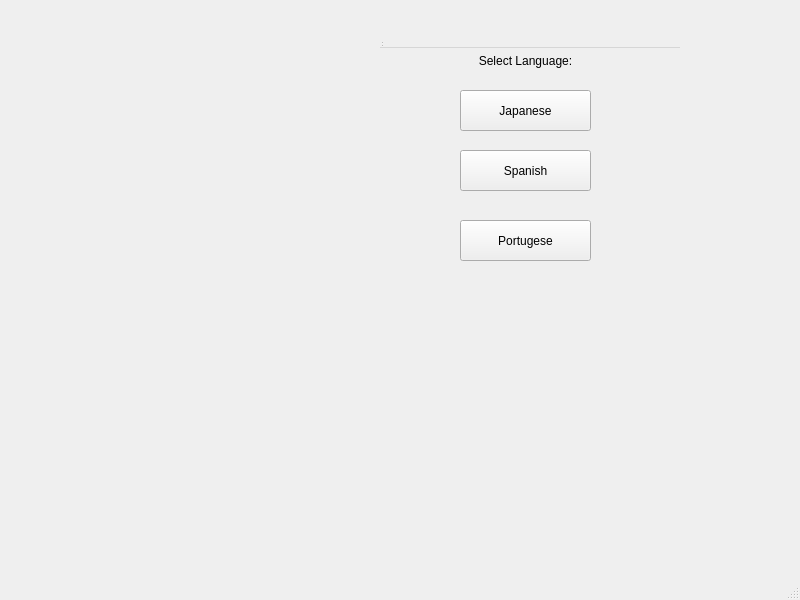
<?xml version="1.0" encoding="UTF-8"?>
<ui version="4.0">
 <class>MainWindow</class>
 <widget class="QMainWindow" name="MainWindow">
  <property name="geometry">
   <rect>
    <x>0</x>
    <y>0</y>
    <width>800</width>
    <height>600</height>
   </rect>
  </property>
  <property name="windowTitle">
   <string>MainWindow</string>
  </property>
  <widget class="QWidget" name="centralwidget">
   <widget class="QWidget" name="centralwidget_2" native="true">
    <property name="geometry">
     <rect>
      <x>380</x>
      <y>30</y>
      <width>291</width>
      <height>251</height>
     </rect>
    </property>
    <widget class="QLabel" name="label">
     <property name="geometry">
      <rect>
       <x>30</x>
       <y>20</y>
       <width>231</width>
       <height>21</height>
      </rect>
     </property>
     <property name="text">
      <string>Select Language:</string>
     </property>
     <property name="alignment">
      <set>Qt::AlignCenter</set>
     </property>
    </widget>
    <widget class="QPushButton" name="Japanese">
     <property name="geometry">
      <rect>
       <x>80</x>
       <y>60</y>
       <width>131</width>
       <height>41</height>
      </rect>
     </property>
     <property name="sizePolicy">
      <sizepolicy hsizetype="Fixed" vsizetype="Fixed">
       <horstretch>0</horstretch>
       <verstretch>0</verstretch>
      </sizepolicy>
     </property>
     <property name="text">
      <string>Japanese</string>
     </property>
    </widget>
    <widget class="QPushButton" name="Spanish">
     <property name="geometry">
      <rect>
       <x>80</x>
       <y>120</y>
       <width>131</width>
       <height>41</height>
      </rect>
     </property>
     <property name="sizePolicy">
      <sizepolicy hsizetype="Fixed" vsizetype="Fixed">
       <horstretch>0</horstretch>
       <verstretch>0</verstretch>
      </sizepolicy>
     </property>
     <property name="text">
      <string>Spanish</string>
     </property>
    </widget>
    <widget class="QPushButton" name="Portugese">
     <property name="geometry">
      <rect>
       <x>80</x>
       <y>190</y>
       <width>131</width>
       <height>41</height>
      </rect>
     </property>
     <property name="sizePolicy">
      <sizepolicy hsizetype="Fixed" vsizetype="Fixed">
       <horstretch>0</horstretch>
       <verstretch>0</verstretch>
      </sizepolicy>
     </property>
     <property name="text">
      <string>Portugese</string>
     </property>
    </widget>
   </widget>
   <widget class="QMenuBar" name="menubar_2">
    <property name="geometry">
     <rect>
      <x>380</x>
      <y>30</y>
      <width>300</width>
      <height>18</height>
     </rect>
    </property>
   </widget>
   <widget class="QStatusBar" name="statusbar_2">
    <property name="geometry">
     <rect>
      <x>380</x>
      <y>30</y>
      <width>3</width>
      <height>18</height>
     </rect>
    </property>
   </widget>
  </widget>
  <widget class="QMenuBar" name="menubar">
   <property name="geometry">
    <rect>
     <x>0</x>
     <y>0</y>
     <width>800</width>
     <height>18</height>
    </rect>
   </property>
  </widget>
  <widget class="QStatusBar" name="statusbar"/>
 </widget>
 <resources/>
 <connections/>
</ui>
